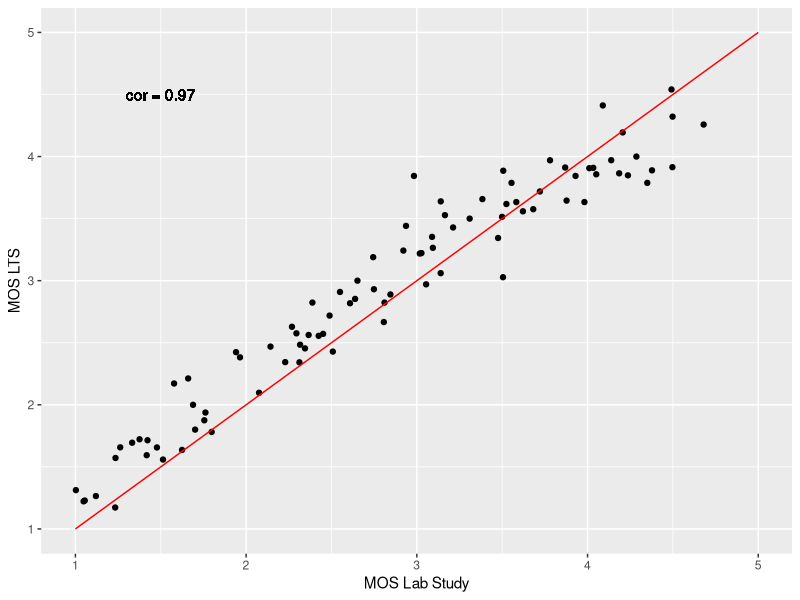

The R script that drew this image:
## ---- chunk 1
knitr::opts_chunk$set(echo = TRUE)
library(tidyverse)
library(magrittr)
## ---- chunk 2
fb <- read_csv("MOS_FB/FB_Mobile-Landscape_Hor.csv", col_types = "cnn", col_names = c("video", "mos_fb", "std_fb"), skip = 1)
lts <- read_csv("phase3_lts_moses.csv", col_types = "cn", col_names = c("video", "mos_lts"), skip = 1)
lts %<>%
  mutate(video = substr(video, 1, nchar(video) - 4))
data_all <- inner_join(lts, fb)
## ---- chunk 3
ggplot(data_all, aes(x = mos_fb, y = mos_lts)) +
  # Use geom_point() to add the scatterplot points
  geom_point() +
  geom_line(data = tibble(x = c(1, 5), y = c(1, 5)), aes(x = x, y = y), color = "red") + 
  xlab("MOS Lab Study") +
  ylab("MOS LTS") +
  geom_text(x = 1.5, y = 4.5, label = sprintf("cor = %.2f", cor(data_all$mos_lts, data_all$mos_fb)))
  
